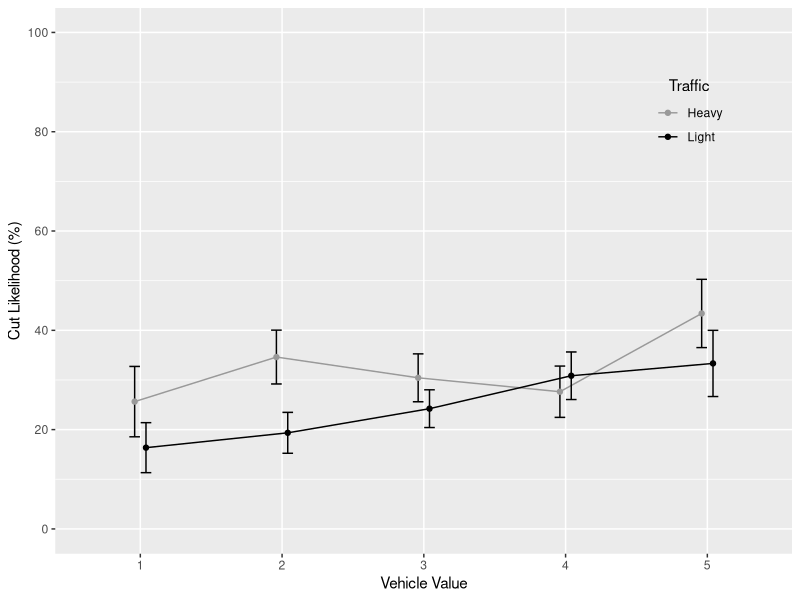
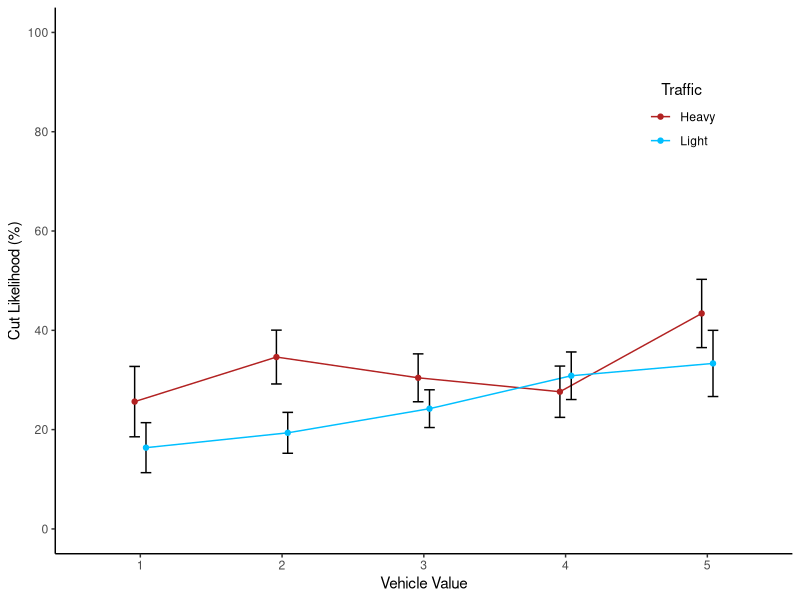
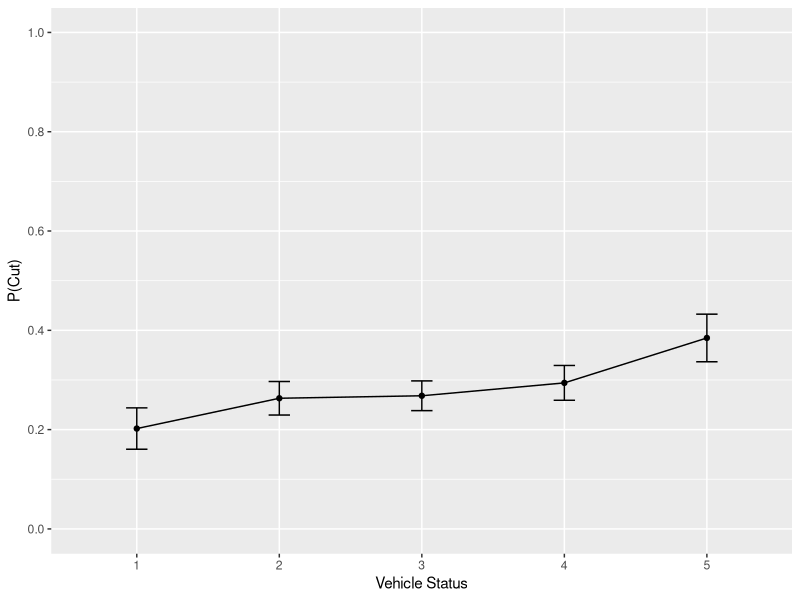
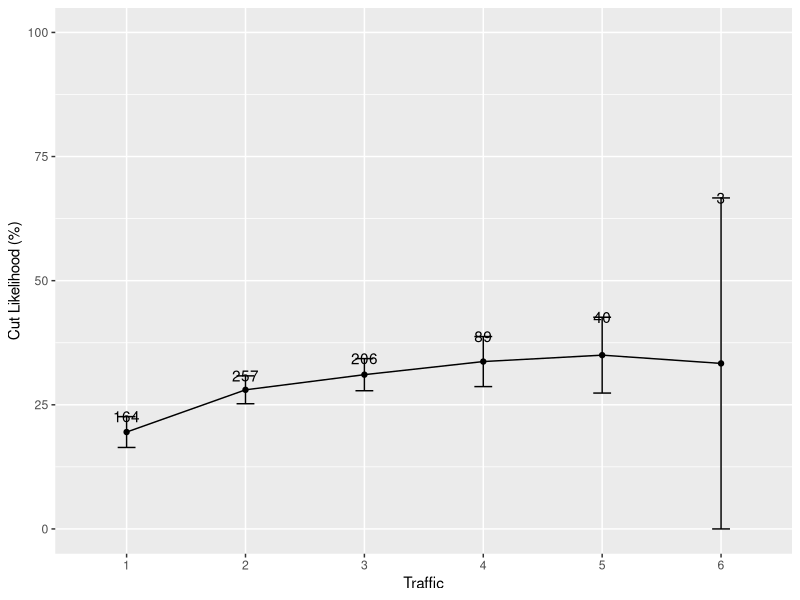
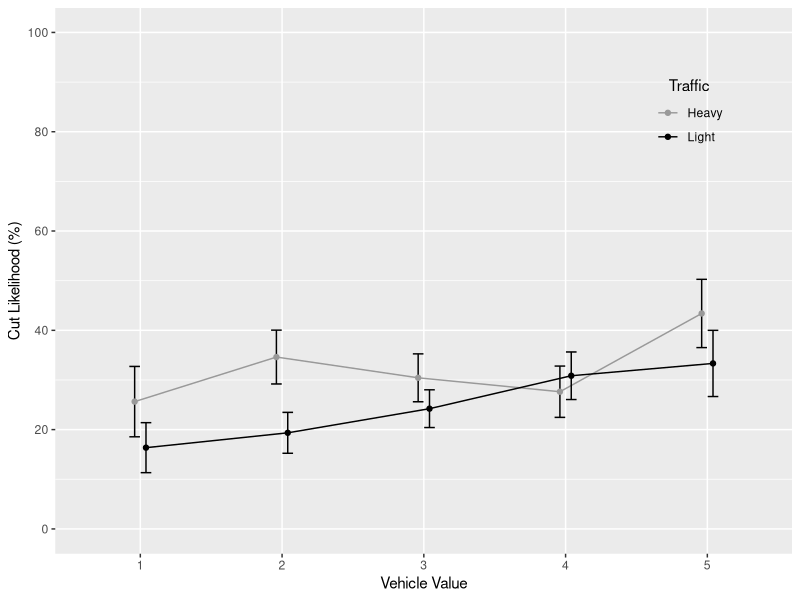
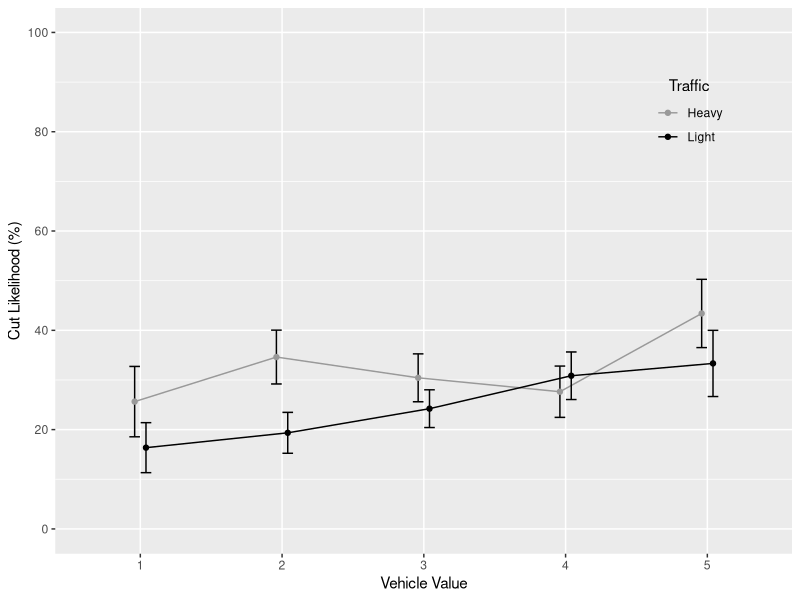
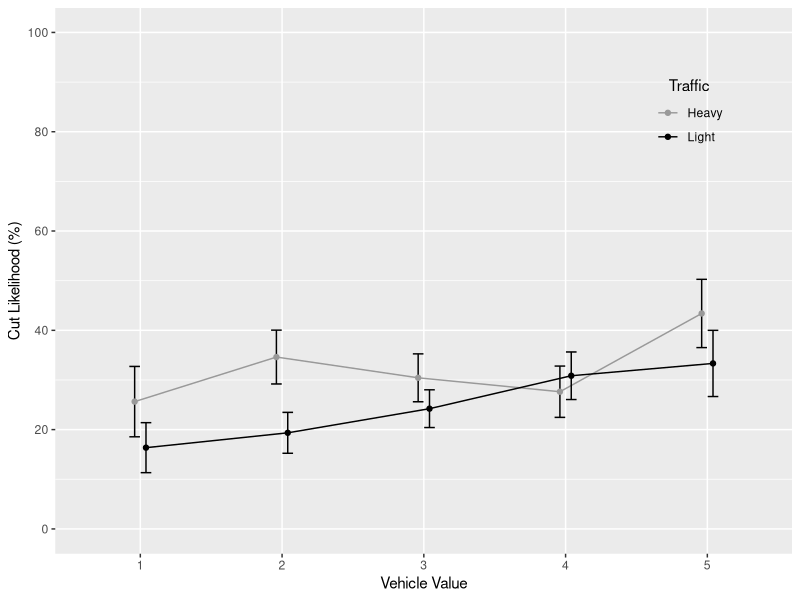
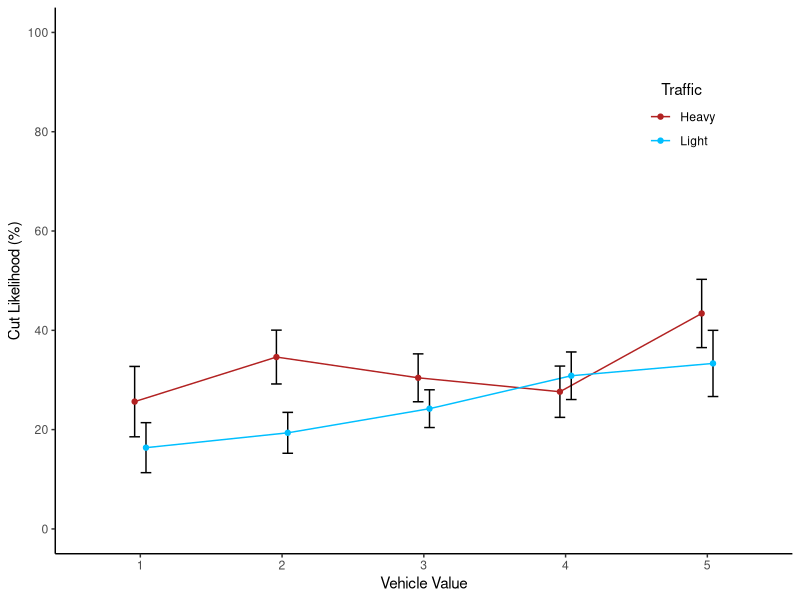

Source code (R) for these figures, in order: (Note: this script raises an error after producing the figures.)
# Author: Jeremy Boyd (jboyd@ucsd.edu)
# Date: June 24, 2015
# Summary: Analysis of HDP 181 Experiment 1B data: effects of driver SES
# on cutting behavior at all-way stops. NOTE: Datapoint me10 was missing its
# time, so I estimated time as being in between datapoints me09 and me11.

# Load libraries
library(ggplot2)
library(plotrix)
library(timeDate)
library(lme4)
library(plyr)
library(gridExtra)
library(dplyr)

# Read in data.
cuts = read.delim('Experiment 1B data 140122.txt', header = TRUE)

################################################################
# CLEAN UP DATA
################################################################

# Make cutoff codes uniform
cuts$cutoff = factor(ifelse((cuts$cutoff == 'no' | cuts$cutoff == 'No' | cuts$cutoff == 'N' | cuts$cutoff == 'n'), 'no', ifelse((cuts$cutoff == 'y' | cuts$cutoff == 'Y' | cuts$cutoff == 'yes' | cuts$cutoff == 'Yes'), 'yes', 'other')))

# Make driverSex codes uniform
cuts$driverSex = factor(ifelse((cuts$driverSex == 'f' | cuts$driverSex == 'F' | cuts$driverSex == 'w'), 'f', ifelse((cuts$driverSex == 'm' | cuts $driverSex == 'M'), 'm', 'other')))

# Exclude datapoints with 'other' in the driverSex, driverAge, traffic, and cutoff columns. This amounts to 19 datapoints, or 2.44% of the data (778 originally - 19 = 759.
cuts = cuts[cuts$driverSex != 'other',]
cuts = cuts[cuts$driverAge != 'other',]
cuts = cuts[cuts$traffic != 'other',]
cuts = cuts[cuts$cutoff != 'other',]

# Drop unused 'other' levels from variables.
cuts$driverSex = cuts$driverSex[, drop = TRUE]
cuts$driverAge = cuts$driverAge[, drop = TRUE]
cuts$traffic = cuts$traffic[, drop = TRUE]
cuts$cutoff = cuts$cutoff[, drop = TRUE]
cuts$vehicleID = cuts$vehicleID[, drop = TRUE]

# Make driverAge and traffic numeric
cuts$driverAge = as.numeric(cuts$driverAge)
cuts$traffic = as.numeric(cuts$traffic)

# Make zip code categorical
cuts$zip = factor(cuts$zip)

# Recode time as hours past midnight
cuts$time2 = difftime(timeDate(as.character(cuts$time), format = '%H:%M:%S' ), timeDate('00:00:00', format = '%H:%M:%S'))

# Recode cutoff as numeric: 1 for yes; 0 for no.
cuts$cutoff2 = as.numeric(ifelse(cuts$cutoff == 'yes', 1, 0))

################################################################
# SUMMARIZE USING FIGURES
################################################################

# Interaction of vehicleStatus and traffic, with traffic coded as low (1-2) vs. high (3-6). This gives us 421 datapoints in the low category (55%), and 338 in the high category (45%).
cuts$traffic2 = factor(ifelse(cuts$traffic <= 2, 'low', 'high'))
cuts.sum4 = ddply(cuts, c('vehicleStatus', 'traffic2'), summarise, mean = mean(cutoff2) * 100, se = std.error(cutoff2) * 100)
pd <- position_dodge(0.16)
ggplot(cuts.sum4, aes(x = factor(vehicleStatus), y = mean, color = traffic2, group = traffic2)) + geom_line(position = pd) + geom_errorbar(aes(ymax = mean + se, ymin = mean - se), color = 'black', width = .15, position = pd) + geom_point(position = pd) + scale_x_discrete(name = 'Vehicle Value') + scale_y_continuous(name = 'Cut Likelihood (%)', limits = c(0, 100), breaks = seq(0, 100, 20)) + scale_color_manual(name = 'Traffic', labels = c('Heavy', 'Light'), values = c('gray60', 'black')) + theme(legend.position = c(.86, .807), legend.background = element_rect(fill = "transparent"), legend.key = element_rect(fill = "transparent", color = "transparent"), legend.title.align = .5)

# Create png, pdf, and jpeg versions of the figure.
ggsave(filename = 'figure4.png', width = 3.5, height = 3, dpi = 400)
ggsave(filename = 'figure4.pdf', width = 3.5, height = 3)
ggsave(filename = 'figure4.jpeg', width = 3.5, height = 3, dpi = 1000, units = "in")

# Same figure as above, but use colors and classic theme.
ggplot(cuts.sum4, aes(x = factor(vehicleStatus), y = mean, color = traffic2, group = traffic2)) + geom_line(position = pd) + geom_errorbar(aes(ymax = mean + se, ymin = mean - se), color = 'black', width = .15, position = pd) + geom_point(position = pd) + scale_x_discrete(name = 'Vehicle Value') + scale_y_continuous(name = 'Cut Likelihood (%)', limits = c(0, 100), breaks = seq(0, 100, 20)) + scale_color_manual(name = 'Traffic', labels = c('Heavy', 'Light'), values = c('firebrick', 'deepskyblue')) + theme_classic() + theme(legend.position = c(.85, .80), legend.background = element_rect(fill = "transparent"), legend.key = element_rect(fill = "transparent", color = "transparent"), legend.title.align = .5)
ggsave(filename = "figure4_color.svg", width = 3.5, height = 3)
ggsave(filename = "figure4_color.pdf", width = 3.5, height = 3)
ggsave(filename = "figure4_color.png", width = 3.5, height = 2.6, dpi = 400)
ggsave(filename = "figure4_color.eps", width = 3.5, height = 2.6, dpi = 400)

# Figure of vehicleStatus predicting proportion of cuts.
cuts.sum1 = ddply(cuts, 'vehicleStatus', summarise, mean = mean(cutoff2), se = std.error(cutoff2))
cuts.sum1$group = 'group'
ggplot(cuts.sum1, aes(x = factor(vehicleStatus), y = mean, group = group)) + geom_line() + geom_point() + geom_errorbar(aes(ymax = mean + se, ymin = mean - se), width = .15) + scale_x_discrete(name = 'Vehicle Status') + scale_y_continuous(name = 'P(Cut)', limits = c(0, 1), breaks = seq(0, 1, .2))

# Make png and pdf of figure
ggsave(filename = 'vehicleStatus.png', width = 6, height = 4.5, dpi = 400)
ggsave(filename = 'vehicleStatus.pdf', width = 6, height = 4.5)

# Figure of traffic predicting proportion of cuts.
cuts.sum7 = ddply(cuts, 'traffic', summarise, mean = mean(cutoff2) * 100, se = std.error(cutoff2) * 100, n = length(cutoff2))
cuts.sum7$group = 'group'
ggplot(cuts.sum7, aes(x = factor(traffic), y = mean, group = group)) + geom_line() + geom_point() + geom_errorbar(aes(ymax = mean + se, ymin = mean - se), width = .15) + scale_x_discrete(name = 'Traffic') + scale_y_continuous(name = 'Cut Likelihood (%)', limits = c(0, 100)) + geom_text(aes(label = n, y = mean + se + .06))

# Make png and pdf of figure.
ggsave(filename = 'traffic.png', width = 6, height = 4.5, dpi = 400)
ggsave(filename = 'traffic.pdf', width = 6, height = 4.5)

# Piff's low and high cut numbers: 10-30
# so vehicleStatus 1=10, 2-15, 3=20, 4=25, 5=30
# Make mine like this to center in figure better: 1=30, 2=35, 3=40, 4=45, 5=50
# For no interaction figure, just add/subtract 10 for each value

# Make a prediction figure for no interaction
noInter = data.frame(vehicleStatus = c(1, 1, 2, 2, 3, 3, 4, 4, 5, 5), traffic = c('high', 'low', 'high', 'low', 'high', 'low', 'high', 'low', 'high', 'low'), mean = c(40, 20, 46, 26, 52, 32, 58, 38, 64, 44))
pred1 = ggplot(noInter, aes(x = factor(vehicleStatus), y = mean, color = traffic, group = traffic)) + geom_line() + geom_point() + scale_x_discrete(name = 'Driver SES') + scale_y_continuous(name = 'Cut Likelihood', limits = c(0, 100), breaks = seq(0, 100, 20)) + scale_color_manual(name = 'Traffic', labels = c('Heavy', 'Light'), values = c('firebrick', 'deepskyblue')) + theme_classic() + theme(axis.text.y = element_blank(), axis.title.y = element_blank(), axis.text.x = element_blank()) +  ggtitle("Ethics")

# Make interaction prediction figure
inter = data.frame(vehicleStatus = c(1, 1, 2, 2, 3, 3, 4, 4, 5, 5), traffic = c('high', 'low', 'high', 'low', 'high', 'low', 'high', 'low', 'high', 'low'), mean = c(30, 30, 40, 32, 50, 34, 60, 36, 70, 38))
pred2 = ggplot(inter, aes(x = factor(vehicleStatus), y = mean, color = traffic, group = traffic)) + geom_line() + geom_point() + scale_x_discrete(name = 'Driver SES') + scale_y_continuous(name = 'Cut Likelihood', limits = c(0, 100), breaks = seq(0, 100, 20)) + scale_color_manual(name = 'Traffic', labels = c('Heavy',  'Light'), values = c('firebrick', 'deepskyblue')) + theme_classic() + theme(axis.text.y = element_blank(), axis.text.x = element_blank(), legend.position = 'none') + ggtitle("Attention")

# Combine into 1 x 2 plot
pdf('figure1.pdf', width = 7.25, height = 2.3)
grid.newpage()
pushViewport(viewport(layout = grid.layout(1, 200)))
vplayout <- function(x, y) viewport(layout.pos.row = x, layout.pos.col = y)
print(pred2, vp = vplayout(1, 1:87))
print(pred1, vp = vplayout(1, 88:200))
dev.off()

# Same as above but jpeg format
jpeg('figure1.jpeg', width = 7.25, height = 2.3, units = "in", quality = 100, res = 1000)
grid.newpage()
pushViewport(viewport(layout = grid.layout(1, 200)))
vplayout <- function(x, y) viewport(layout.pos.row = x, layout.pos.col = y)
print(pred2, vp = vplayout(1, 1:87))
print(pred1, vp = vplayout(1, 88:200))
dev.off()

# SVG format
svg('figure1.svg', width = 7.25, height = 2.3)
grid.newpage()
pushViewport(viewport(layout = grid.layout(1, 200)))
vplayout <- function(x, y) viewport(layout.pos.row = x, layout.pos.col = y)
print(pred2, vp = vplayout(1, 1:87))
print(pred1, vp = vplayout(1, 88:200))
dev.off()

# EPS format
postscript(file = "figure1.eps", width = 7.25, height = 2.3, horizontal = FALSE, onefile = FALSE)
grid.newpage()
pushViewport(viewport(layout = grid.layout(1, 200)))
vplayout <- function(x, y) viewport(layout.pos.row = x, layout.pos.col = y)
print(pred2, vp = vplayout(1, 1:87))
print(pred1, vp = vplayout(1, 88:200))
dev.off()

################################################################
# FIGURES/TABLES SUMMARIZING THE DATA
################################################################

# Amount of data at each level of status x traffic.
xtabs(~ vehicleStatus + traffic, cuts)

# Counts and proportions of data based on sex.
xtabs(~ driverSex, cuts)
xtabs(~ driverSex, cuts) / length(cuts$driverSex)

# Counts and proportions of data based on age
xtabs(~ driverAge, cuts)
xtabs(~ driverAge, cuts) / length(cuts$driverAge)

# Set font sizes for figures
fontSize = 3

# Frequency distribution of vehicle status. Shows a median vehicle status of 3 (n = 220).
figA = ggplot(cuts, aes(x = factor(vehicleStatus))) + geom_histogram(binwidth = 1, color = 'black', fill = 'gray50', width = 1) + geom_text(size = fontSize, stat = 'bin', binwidth = 1, aes(y = ..count.., label = sprintf("%.1f%%", ..count.. / 759 * 100)), vjust = -.5) + scale_x_discrete(name = 'Vehicle Value') + scale_y_continuous(name = 'Frequency', limits = c(0, 250), breaks = seq(0, 250, 50)) + ggtitle('A.') + theme_classic()

# Frequency distribution of traffic. Shows a median of 2 (n = 257) with decreasing amounts of data after that. Maximum traffic for these data was 6 (n = 3).
figB = ggplot(cuts, aes(x = factor(traffic))) + geom_histogram(binwidth = 1, color = 'black', fill = 'gray50', width = 1) + geom_text(size = fontSize, stat = 'bin', binwidth = 1, aes(y = ..count.., label = sprintf("%.1f%%", ..count.. / 759 * 100)), vjust = -.5) + scale_x_discrete(name = 'Traffic') + scale_y_continuous(name = 'Frequency', limits = c(0, 290), breaks = seq(0, 260, 50)) + ggtitle('B.') + theme_classic()

# Frequency distribution of driverSex. Shows 39% of drivers were female, 61% were male.
figC = ggplot(cuts, aes(x = driverSex)) + geom_histogram(binwidth = 1, color = 'black', fill = 'gray50', width = 1)  + geom_text(size = fontSize, stat = 'bin', binwidth = 1, aes(y = ..count.., label = sprintf("%.1f%%", ..count.. / 759 * 100)), vjust = -.5) + scale_x_discrete(name = 'Driver Sex', labels = c('Female', 'Male')) + scale_y_continuous(name = 'Frequency', limits = c(0, 520), breaks = seq(0, 500, 100)) + ggtitle('C.') + theme_classic()

# Frequency distribution of driverAge. The majority of drivers (n = 407 were perceived to be between 16-35 years old.
figD = ggplot(cuts, aes(x = factor(driverAge))) + geom_histogram(binwidth = 1, color = 'black', fill = 'gray50', width = 1) + geom_text(size = fontSize, stat = 'bin', binwidth = 1, aes(y = ..count.., label = sprintf("%.1f%%", ..count.. / 759 * 100)), vjust = -.5) + scale_x_discrete(name = 'Driver Age (Years)', labels = c('16-35', '36-55', '56+')) + scale_y_continuous(name = 'Frequency', limits = c(0, 460), breaks = seq(0, 420, 100)) + ggtitle('D.') + theme_classic()

# Frequency distribution of time of day. Shows a median from 18:00-18:59 (6-6:59pm), with most data collected between 12:00 and 19:00.
cuts$time3 = as.numeric(cuts$time2)
figE = ggplot(cuts, aes(x = time3)) + geom_histogram(binwidth = 1, color = 'black', fill = 'gray50') + scale_x_continuous(name = 'Time of Day (24-Hour Clock)', limits = c(0, 23), breaks = seq(0, 23, 1)) + scale_y_continuous(name = 'Frequency', limits = c(0, 120), breaks = seq(0, 120, 20)) + ggtitle('E.') + theme_classic()

# Arrange all figures in same image file.
pdf('figure3.pdf', width = 7.25, height = 6)
grid.newpage()
pushViewport(viewport(layout = grid.layout(3, 2)))
print(figA, vp = vplayout(1, 1))
print(figB, vp = vplayout(1, 2))
print(figC, vp = vplayout(2, 1))
print(figD, vp = vplayout(2, 2))
print(figE, vp = vplayout(3, 1:2))
dev.off()

# JPG version of above image
jpeg('figure3.jpeg', width = 7.25, height = 6, units = "in", quality = 100, res = 1000)
grid.newpage()
pushViewport(viewport(layout = grid.layout(3, 2)))
print(figA, vp = vplayout(1, 1))
print(figB, vp = vplayout(1, 2))
print(figC, vp = vplayout(2, 1))
print(figD, vp = vplayout(2, 2))
print(figE, vp = vplayout(3, 1:2))
dev.off()

# SVG of above image
svg('figure3.svg', width = 7.25, height = 6)
grid.newpage()
pushViewport(viewport(layout = grid.layout(3, 2)))
print(figA, vp = vplayout(1, 1))
print(figB, vp = vplayout(1, 2))
print(figC, vp = vplayout(2, 1))
print(figD, vp = vplayout(2, 2))
print(figE, vp = vplayout(3, 1:2))
dev.off()

# EPS of above image
postscript(file = "figure3.eps", width = 7.25, height = 6, horizontal = FALSE, onefile = FALSE)
grid.newpage()
pushViewport(viewport(layout = grid.layout(3, 2)))
print(figA, vp = vplayout(1, 1))
print(figB, vp = vplayout(1, 2))
print(figC, vp = vplayout(2, 1))
print(figD, vp = vplayout(2, 2))
print(figE, vp = vplayout(3, 1:2))
dev.off()

################################################################
# MIXED MODEL WITH RANDOM EFFECTS FOR RATERS & INTERSECTIONS
################################################################

# Convert time2 to numeric
cuts$time2 <- as.numeric(cuts$time2)

# Make subset with only those variables that will be used in model.
cuts2 <- select(cuts, rater, interID, vehicleStatus, traffic, driverSex, driverAge, time2, cutoff)

# Convert continuous predictors to z-scores using scale(). This is done in an effort to get rid of warnings when I try to fit a glmer model below.
cuts2$vehicleStatus <- scale(cuts2$vehicleStatus)
cuts2$traffic <- scale(cuts2$traffic)
cuts2$driverAge <- scale(cuts2$driverAge)
cuts2$time2 <- scale(cuts2$time2)

# Adjust contrasts to balance driverSex. Male is the default, so the model coefficient will indicate whether males are more/less likely to cut than females.
xtabs(~ driverSex, cuts2) / length(cuts2$rater)
contrasts(cuts2$driverSex) = cbind("Male" = c(-.61, .39))

# Model with maximal random effects structure. Throws multiple convergence warnings.
cuts2.glmer1 <- glmer(cutoff == "yes" ~ vehicleStatus + traffic + vehicleStatus:traffic + driverSex + driverAge + time2 + (1 + (vehicleStatus + traffic + vehicleStatus:traffic + driverSex + driverAge + time2)|rater) + (1 + (vehicleStatus + traffic + vehicleStatus:traffic + driverSex + driverAge + time2)|interID), data = cuts2, family = "binomial")

# Restart from previous fit, but now bumping up the maximum number of iterations and using the bobyqa optimizer for both phases.
ss <- getME(cuts2.glmer1, c("theta","fixef"))
cuts2.glmer2 <- update(cuts2.glmer1, start = ss, control = glmerControl(optimizer = "bobyqa", optCtrl = list(maxfun = 2e6)))

# Calculate 95% CIs for fixed effects parameters using the Wald method. This is required for submissions to the Personality and Social Psychology Bulletin.
ci.wald <- confint(cuts2.glmer2, level = 0.95, method = "Wald", .progress = "txt")

# Print variance-covariance matrix. This is required for submission to some journals.
vcov(cuts2.glmer2)
